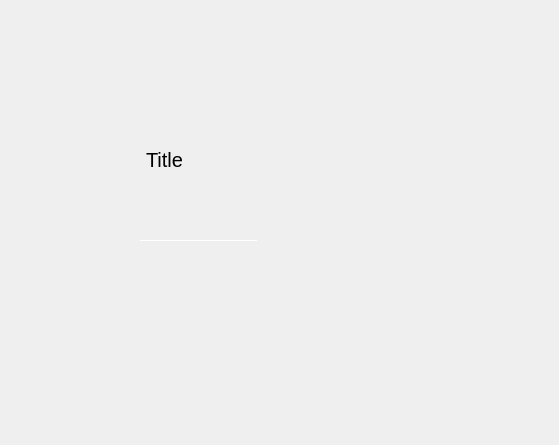
<?xml version="1.0" encoding="UTF-8"?>
<ui version="4.0">
 <class>CustomGameScreen</class>
 <widget class="QWidget" name="CustomGameScreen">
  <property name="geometry">
   <rect>
    <x>0</x>
    <y>0</y>
    <width>559</width>
    <height>445</height>
   </rect>
  </property>
  <property name="windowTitle">
   <string>Form</string>
  </property>
  <widget class="QWidget" name="horizontalLayoutWidget">
   <property name="geometry">
    <rect>
     <x>100</x>
     <y>120</y>
     <width>160</width>
     <height>80</height>
    </rect>
   </property>
   <layout class="QHBoxLayout" name="horizontalLayout">
    <item>
     <widget class="QPushButton" name="backButton">
      <property name="sizePolicy">
       <sizepolicy hsizetype="Preferred" vsizetype="Preferred">
        <horstretch>0</horstretch>
        <verstretch>0</verstretch>
       </sizepolicy>
      </property>
      <property name="text">
       <string/>
      </property>
      <property name="icon">
       <iconset theme="go-previous">
        <normaloff>../../theShell/statuscenter/PulseaudioPane</normaloff>../../theShell/statuscenter/PulseaudioPane</iconset>
      </property>
      <property name="flat">
       <bool>true</bool>
      </property>
     </widget>
    </item>
    <item>
     <widget class="QLabel" name="label">
      <property name="sizePolicy">
       <sizepolicy hsizetype="Expanding" vsizetype="Preferred">
        <horstretch>0</horstretch>
        <verstretch>0</verstretch>
       </sizepolicy>
      </property>
      <property name="font">
       <font>
        <pointsize>15</pointsize>
       </font>
      </property>
      <property name="text">
       <string>Title</string>
      </property>
      <property name="margin">
       <number>9</number>
      </property>
     </widget>
    </item>
   </layout>
  </widget>
  <widget class="Line" name="line">
   <property name="geometry">
    <rect>
     <x>140</x>
     <y>240</y>
     <width>118</width>
     <height>1</height>
    </rect>
   </property>
   <property name="maximumSize">
    <size>
     <width>16777215</width>
     <height>1</height>
    </size>
   </property>
   <property name="orientation">
    <enum>Qt::Horizontal</enum>
   </property>
  </widget>
 </widget>
 <resources/>
 <connections/>
</ui>
